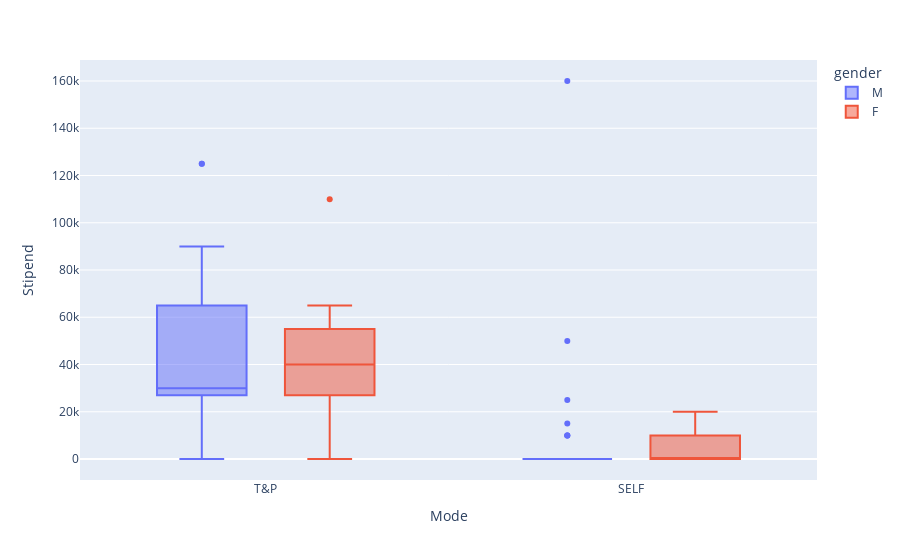

Notebook code for this chart:
### Markdown cell above
Above chart again made a lot of things clear. Look the range of off campus (8.4-8.7), there males have lot higher Stipend compare to females and also females with GPA range of 9-9.4 has same stipend as males with above 9.6. Interesting .....

Still let's confirm it with other plots

### Code cell
px.box(df, x="Mode", y="Stipend", color="gender")

### Figure 1 — Plotly figure (JSON) as saved in the notebook; plotly's stock layout.template omitted (floating-point values rounded to 4 significant figures)
{"data": [{"alignmentgroup": "True", "hovertemplate": "gender=M<br>Mode=%{x}<br>Stipend=%{y}<extra></extra>", "legendgroup": "M", "marker": {"color": "#636efa"}, "name": "M", "notched": false, "offsetgroup": "M", "orientation": "v", "showlegend": true, "type": "box", "x": ["T&P", "T&P", "T&P", null, null, "SELF", "SELF", "T&P", "T&P", "SELF", "SELF", "T&P", "SELF", "SELF", "T&P", "SELF", "SELF", "SELF", "SELF", "T&P", "SELF", "T&P", "SELF", "T&P", "SELF", null, "SELF", "T&P", "SELF", "SELF", null, "SELF", "T&P", null, null, null, "SELF", "T&P", "SELF", "SELF", "T&P", "T&P", "T&P", "T&P", null, "SELF", "SELF", null, "T&P", "T&P", "SELF", "T&P", "SELF", "T&P", "SELF", null, "SELF", null, "T&P", "T&P", "SELF", null, "T&P", "T&P", "T&P", "T&P", "T&P", "T&P", null, null, null, "SELF", null, "SELF", "T&P", "SELF", "SELF", null, "SELF", "T&P", "T&P", null, "SELF", "T&P", null, null, "SELF", "T&P", "SELF", "T&P", "SELF", null], "x0": " ", "xaxis": "x", "y": [25000, 85000, 15000, 0, 0, 0, 10000, 125000, 65000, 0, 50000, 27000, 0, 0, 90000, 0, 0, 0, 0, 27000, 0, 30000, 0, 27000, 0, 0, 160000, 65000, 0, 0, 0, 10000, 65000, 0, 0, 0, 0, 20000, 0, 0, 27000, 25000, 65000, 65000, 0, 0, 0, 0, 30000, 30000, 0, 27000, 0, 27000, 0, 0, 0, 0, 65000, 65000, 0, 0, 45000, 65000, 20000, 15000, 30000, 125000, 0, 0, 0, 0, 0, 0, 0, 0, 0, 0, 15000, 35000, 25000, 0, 0, 65000, 0, 0, 25000, 65000, 0, 27000, 10000, 0], "y0": " ", "yaxis": "y"}, {"alignmentgroup": "True", "hovertemplate": "gender=F<br>Mode=%{x}<br>Stipend=%{y}<extra></extra>", "legendgroup": "F", "marker": {"color": "#EF553B"}, "name": "F", "notched": false, "offsetgroup": "F", "orientation": "v", "showlegend": true, "type": "box", "x": ["T&P", "T&P", "T&P", "T&P", "T&P", null, "T&P", "SELF", "T&P", null, "SELF", "T&P", "T&P", "T&P", "T&P", "T&P", "T&P", "SELF", "SELF", "T&P", null, "T&P", null, null, "T&P"], "x0": " ", "xaxis": "x", "y": [27000, 35000, 45000, 27000, 110000, 0, 0, 0, 30000, 0, 20000, 45000, 10000, 27000, 65000, 10000, 65000, 0, 0, 65000, 0, 45000, 0, 0, 45000], "y0": " ", "yaxis": "y"}], "layout": {"boxmode": "group", "legend": {"title": {"text": "gender"}, "tracegroupgap": 0}, "margin": {"t": 60}, "xaxis": {"anchor": "y", "domain": [0, 1], "title": {"text": "Mode"}}, "yaxis": {"anchor": "x", "domain": [0, 1], "title": {"text": "Stipend"}}}}
